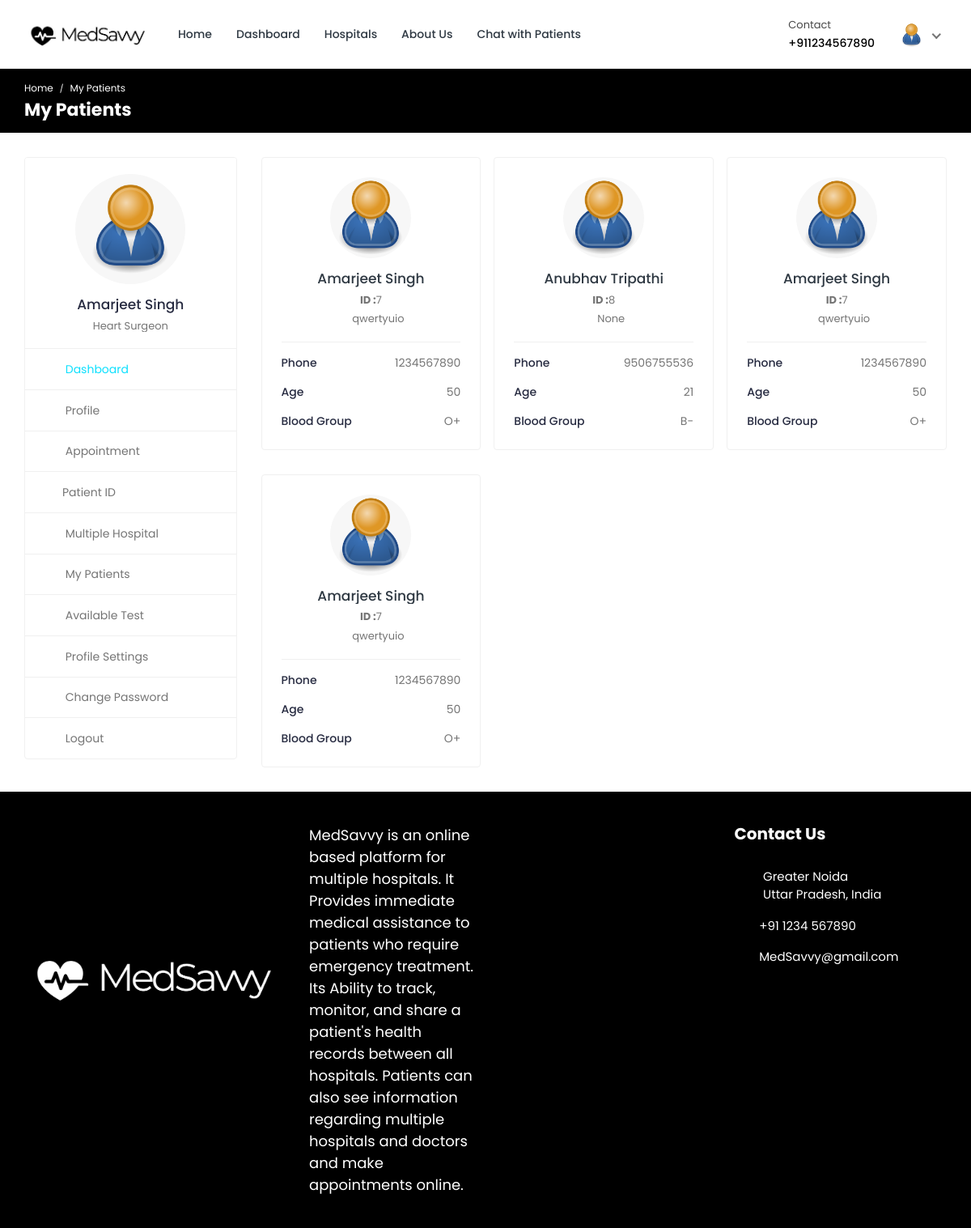
The app's page /doctor/my-patients/ (signed in) with its own data.
### doctor/models.py (models this page shows, shortened)
class Doctor_Information(models.Model):
    DOCTOR_TYPE = (
        ('Cardiologists', 'Cardiologists'),
        ('Neurologists', 'Neurologists'),
        ('Pediatricians', 'Pediatricians'),
        ('Physiatrists', 'Physiatrists'),
        ('Dermatologists', 'Dermatologists'),
    )
    doctor_id = models.AutoField(primary_key=True)
    user = models.OneToOneField(User, on_delete=models.CASCADE, null=True, blank=True, related_name='profile')
    name = models.CharField(max_length=200, null=True, blank=True)
    username = models.CharField(max_length=200, null=True, blank=True)
    gender = models.CharField(max_length=200, null=True, blank=True)
    description = models.TextField(max_length=1000, null=True, blank=True)
    department = models.CharField(max_length=200, choices=DOCTOR_TYPE, null=True, blank=True)
    department_name = models.ForeignKey(hospital_department, on_delete=models.SET_NULL, null=True, blank=True)
    specialization = models.ForeignKey(specialization, on_delete=models.SET_NULL, null=True, blank=True)
    featured_image = models.ImageField(upload_to='doctors/', default='doctors/user-default.png', null=True, blank=True)
    certificate_image = models.ImageField(upload_to='doctors_certificate/', default='doctors_certificate/default.png', null=True, blank=True)
    email = models.EmailField(max_length=200, null=True, blank=True)
    phone_number = models.CharField(max_length=200, null=True, blank=True)
    nid = models.CharField(max_length=200, null=True, blank=True)
    visiting_hour = models.CharField(max_length=200, null=True, blank=True)
    consultation_fee = models.IntegerField(null=True, blank=True)
    report_fee = models.IntegerField(null=True, blank=True)
    dob = models.CharField(max_length=200, null=True, blank=True)
    institute = models.CharField(max_length=200, null=True, blank=True)
    degree = models.CharField(max_length=200, null=True, blank=True)
    completion_year = models.CharField(max_length=200, null=True, blank=True)
    work_place = models.CharField(max_length=200, null=True, blank=True)
    designation = models.CharField(max_length=200, null=True, blank=True)
    start_year = models.CharField(max_length=200, null=True, blank=True)
    end_year = models.CharField(max_length=200, null=True, blank=True)
    register_status =  models.CharField(max_length=200, null=True, blank=True)
    hospital_name = models.ForeignKey(Hospital_Information, on_delete=models.SET_NULL, null=True, blank=True)

class Appointment(models.Model):
    APPOINTMENT_TYPE = (
        ('report', 'report'),
        ('checkup', 'checkup'),
    )
    APPOINTMENT_STATUS = (
        ('pending', 'pending'),
        ('confirmed', 'confirmed'),
        ('cancelled', 'cancelled'),
    )
    id = models.AutoField(primary_key=True)
    date = models.DateField(null=True, blank=True)
    time = models.CharField(max_length=200, null=True, blank=True)
    doctor = models.ForeignKey(Doctor_Information, on_delete=models.CASCADE, null=True, blank=True)
    patient = models.ForeignKey(Patient, on_delete=models.CASCADE, null=True, blank=True)
    appointment_type = models.CharField(max_length=200, choices=APPOINTMENT_TYPE)
    appointment_status = models.CharField(max_length=200, choices=APPOINTMENT_STATUS)
    serial_number = models.CharField(max_length=200, null=True, blank=True)
    payment_status = models.CharField(max_length=200, null=True, blank=True, default='pending')
    transaction_id = models.CharField(max_length=255, null=True, blank=True)
    message = models.CharField(max_length=255, null=True, blank=True)

### hospital_admin/models.py (models this page shows, shortened)
class specialization(models.Model):
    specialization_id = models.AutoField(primary_key=True)
    specialization_name = models.CharField(max_length=200, null=True, blank=True)
    hospital = models.ForeignKey(Hospital_Information, on_delete=models.CASCADE, null=True, blank=True)

### hospital/models.py (models this page shows, shortened)
class Patient(models.Model):
    patient_id = models.AutoField(primary_key=True)
    user = models.OneToOneField(User, on_delete=models.CASCADE, null=True, blank=True, related_name='patient')
    name = models.CharField(max_length=200, null=True, blank=True)
    username = models.CharField(max_length=200, null=True, blank=True)
    age = models.IntegerField(null=True, blank=True)
    email = models.EmailField(max_length=200, null=True, blank=True)
    phone_number = models.IntegerField(null=True, blank=True)
    address = models.CharField(max_length=200, null=True, blank=True)
    featured_image = models.ImageField(upload_to='patients/', default='patients/user-default.png', null=True, blank=True)
    blood_group = models.CharField(max_length=200, null=True, blank=True)
    history = models.CharField(max_length=200, null=True, blank=True)
    dob = models.CharField(max_length=200, null=True, blank=True)
    nid = models.CharField(max_length=200, null=True, blank=True)
    serial_number = models.CharField(max_length=200, null=True, blank=True)
    login_status = models.CharField(max_length=200, null=True, blank=True, default="offline")

### doctor/views.py (the view)
# urls.py: path('my-patients/', views.my_patients, name='my-patients'),
@csrf_exempt
@login_required(login_url="doctor-login")
def my_patients(request):
    if request.user.is_doctor:
        doctor = Doctor_Information.objects.get(user=request.user)
        appointments = Appointment.objects.filter(doctor=doctor).filter(appointment_status='confirmed')
    else:
        redirect('doctor-logout')
    context = {'doctor': doctor, 'appointments': appointments}
    return render(request, 'my-patients.html', context)

### templates/my-patients.html (shortened to what this page needs)
{% load static %}
<!DOCTYPE html>
<html lang="en">
<head>
		<link rel="stylesheet" href="{% static 'MedSavvy-System/css/Normal/bootstrap.min.css' %}">
		<link rel="stylesheet" href="{% static 'MedSavvy-System/plugins/Normal/fontawesome/css/fontawesome.min.css' %}">
		<link rel="stylesheet" href="{% static 'MedSavvy-System/plugins/Normal/fontawesome/css/all.min.css' %}">
		<link rel="stylesheet" href="{% static 'MedSavvy-System/css/Normal/style.css' %}">
	</head>
	<body>
		<div class="main-wrapper">
			<header class="header">{% include 'doctor-navbar.html' %}</header>
			<div class="breadcrumb-bar">
				<div class="container-fluid">
					<div class="row align-items-center">
						<div class="col-md-12 col-12">
							<nav aria-label="breadcrumb" class="page-breadcrumb">
								<ol class="breadcrumb">
									<li class="breadcrumb-item"><a href="{% url 'doctor-dashboard' %}">Home</a></li>
									<li class="breadcrumb-item active" aria-current="page">My Patients</li>
								</ol>
							</nav>
							<h2 class="breadcrumb-title">My Patients</h2>
						</div>
					</div>
				</div>
			</div>
			<div class="content">
				<div class="container-fluid">
					<div class="row">
						<div class="col-md-5 col-lg-4 col-xl-3 theiaStickySidebar">
							<div>{% include 'doctor-sidebar.html' %}</div>
						</div>
						<div class="col-md-7 col-lg-8 col-xl-9">
							<div class="row row-grid">
								{% for appointment in appointments %}
								<div class="col-md-6 col-lg-4 col-xl-3">
									<div class="card widget-profile pat-widget-profile">
										<div class="card-body">
											<div class="pro-widget-content">
												<div class="profile-info-widget">
													<a href="{% url 'patient-profile' pk=appointment.patient.patient_id %}" class="booking-doc-img">
														<img src="{{appointment.patient.featured_image.url}}" alt="User Image">
													</a>
													<div class="profile-det-info">
														<h3><a href="{% url 'patient-profile' pk=appointment.patient.patient_id %}">{{appointment.patient.name}}</a></h3>
														<div class="patient-details">
															<h5><b>ID :</b>{{appointment.patient.patient_id}}</h5>
															<h5 class="mb-0"><i class="fas fa-map-marker-alt"></i>{{appointment.patient.address}}</h5>
														</div>
													</div>
												</div>
											</div>
											<div class="patient-info">
												<ul>
													<li>Phone <span>{{appointment.patient.phone_number}}</span></li>
													<li>Age <span>{{appointment.patient.age}}</span></li>
													<li>Blood Group <span>{{appointment.patient.blood_group}}</span></li>
												</ul>
											</div>
										</div>
									</div>
								</div>
								{% endfor %}
							</div>
						</div>
					</div>
				</div>
			</div>
			{% include 'footer.html' %}
		</div>
	</body>
</html>

### templates/doctor-navbar.html (shortened to what this page needs)
{% load static %}
<nav class="navbar navbar-expand-lg header-nav">
  <div class="navbar-header">
    <a href="{% url 'hospital_home'%}" class="navbar-brand logo">
      <img
        src="{% static 'MedSavvy-System/images/Normal/logo.jpg' %}"
        class="img-fluid"
        alt="Logo"
      />
    </a>
  </div>
  <div class="main-menu-wrapper">
    <ul class="main-nav">
      <li>
        <a href="{% url 'hospital_home'%}">Home</a>
      </li>
      <li>
        <a href="{% url 'doctor-dashboard'%}">Dashboard</a>
      </li>
      <li><a href="{% url 'multiple-hospital' %}" style="text-decoration: none;">Hospitals</a></li>
      <li>
        <a href="{% url 'about-us'%}">About Us</a>
      </li>
      <li>
        <a href="{% url 'chat-home' pk=user.id %}">Chat with Patients</a>
      </li>
    </ul>
  </div>
  <ul class="nav header-navbar-rht">
    <li class="nav-item contact-item">
      <div class="header-contact-img">
        <i class="far fa-hospital"></i>
      </div>
      <div class="header-contact-detail">
        <p class="contact-header">Contact</p>
        <p class="contact-info-header">+91{{doctor.phone_number}}</p>
      </div>
    </li>
    <li class="nav-item dropdown has-arrow logged-item">
      <a href="#" class="dropdown-toggle nav-link" data-toggle="dropdown">
        <span class="user-img">
          <img
            class="rounded-circle"
            src="{{ doctor.featured_image.url }}"
            width="31"
            alt="Darren Elder"
          />
        </span>
      </a>
    </li>
  </ul>
</nav>

### templates/doctor-sidebar.html (shortened to what this page needs)
{% load static %}
<div class="profile-sidebar">
  <div class="widget-profile pro-widget-content">
    <div class="profile-info-widget">
      <a href="#" class="booking-doc-img">
        <img
          src="{{ doctor.featured_image.url }}"
          alt="User Image"
        />
      </a>
      <div class="profile-det-info">
        <h3>{{ doctor.name }}</h3>
        <div class="patient-details">
          <h5 class="mb-0">{{doctor.specialization.specialization_name}}</h5>
        </div>
      </div>
    </div>
  </div>
  <div class="dashboard-widget">
    <nav class="dashboard-menu sidebar">
      <ul>
        <li class="active">
          <a href="{% url 'doctor-dashboard' %}">
            <i class="fas fa-columns"></i>
            <span>Dashboard</span>
          </a>
        </li>
        <li>
        <a href="{% url 'doctor-profile' pk=doctor.doctor_id %}">
          <i class="fas fa-user"></i>
          <span>Profile</span>
        </a>
      </li>
        <li>
          <a href="{% url 'appointments'%}">
            <i class="fas fa-user-circle"></i>
            <span>Appointment</span>
          </a>
        </li>
        <li class="nav-item has-submenu">
            <a href="#" class="nav-link"><i class="fas fa-search"></i><span>Patient ID</span></a>
        </li>
        <li>
          <a href="{% url 'multiple-hospital' %}">
            <i class="fas fa-hospital"></i>
            <span>Multiple Hospital</span>
          </a>
      </li>
        <li>
          <a href="{% url 'my-patients' %}">
            <i class="fas fa-user-injured"></i>
            <span>My Patients</span>
          </a>
        </li>
        <li>
          <a href="{% url 'doctor-test-list'%}" target="_blank">
            <i class="fas fa-hourglass-start"></i>
            <span>Available Test</span>
          </a>
        </li>
        <li>
          <a
            href="{% url 'doctor-profile-settings' %}"
          >
            <i class="fas fa-user-cog"></i>
            <span>Profile Settings</span>
          </a>
        </li>
        <li>
          <a href="{% url 'doctor-change-password' pk=user.id%}">
            <i class="fas fa-lock"></i>
            <span>Change Password</span>
          </a>
        </li>
        <li>
          <a href="{% url 'doctor-logout'%}">
            <i class="fas fa-sign-out-alt"></i>
            <span>Logout</span>
          </a>
        </li>
      </ul>
    </nav>
  </div>
</div>

### records on screen
Doctor_Information: phone_number "1234567890", featured_image (placeholder picture), name "Amarjeet Singh", specialization.specialization_name "Heart Surgeon"
Appointment: patient.featured_image (placeholder picture), patient.name "Amarjeet Singh", patient.patient_id "7", patient.address "qwertyuio", patient.phone_number "1234567890", patient.age "50", patient.blood_group "O+"
Appointment: patient.featured_image (placeholder picture), patient.name "Anubhav Tripathi", patient.patient_id "8", patient.address "None", patient.phone_number "9506755536", patient.age "21", patient.blood_group "B-"
Appointment: patient.featured_image (placeholder picture), patient.name "Amarjeet Singh", patient.patient_id "7", patient.address "qwertyuio", patient.phone_number "1234567890", patient.age "50", patient.blood_group "O+"
Appointment: patient.featured_image (placeholder picture), patient.name "Amarjeet Singh", patient.patient_id "7", patient.address "qwertyuio", patient.phone_number "1234567890", patient.age "50", patient.blood_group "O+"
